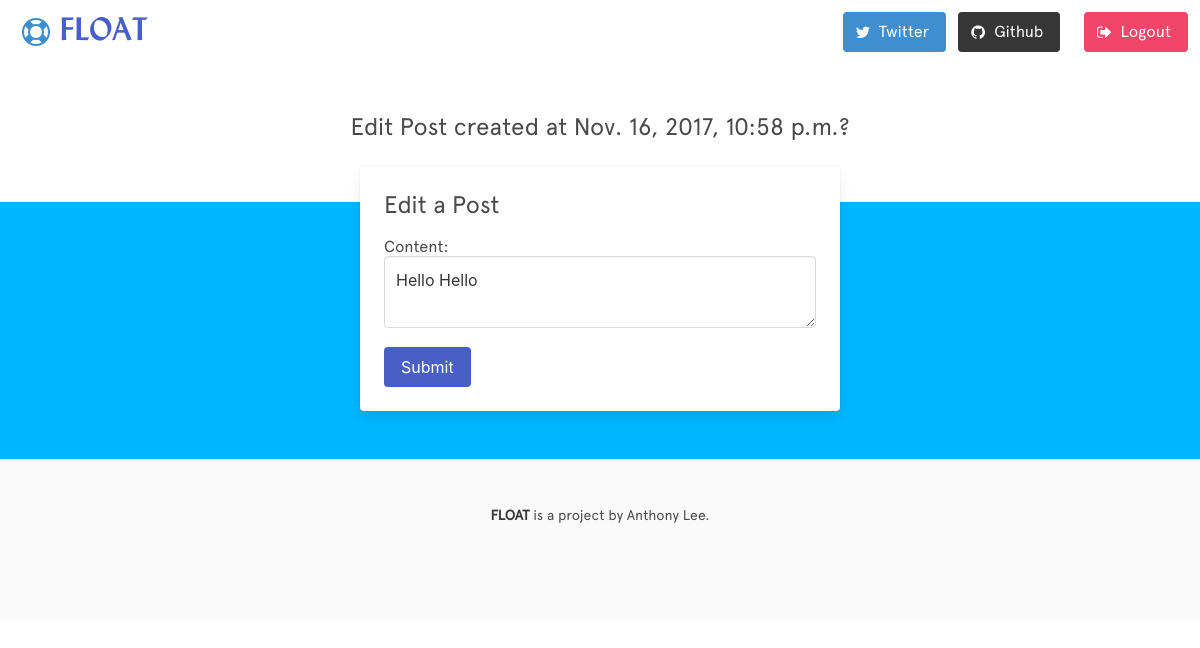
Page /posts/24/edit/ (signed in) on the earlier database version.
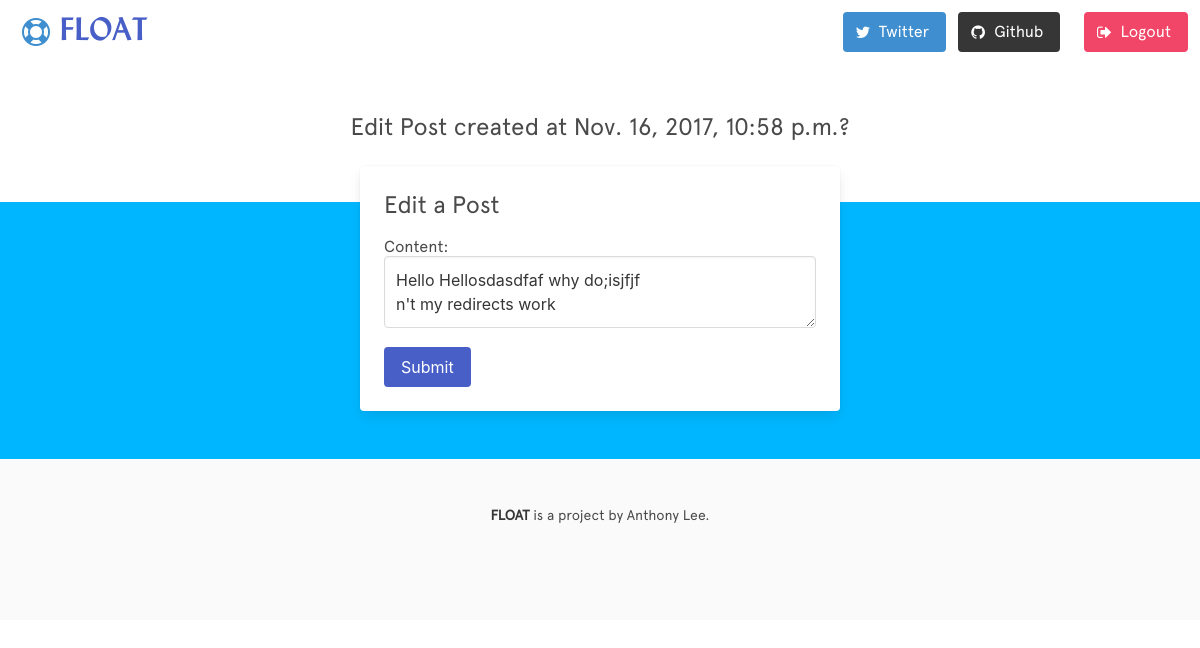
Same page on the later database version.
### posts/models.py (models this page shows)
class Post(models.Model):
    content = models.TextField(max_length=255)
    created_at = models.DateTimeField(auto_now_add=True)
    user = models.ForeignKey(User)

### posts/views.py (the view)
# urls.py: url(r'^posts/(?P<pk>\d+)/edit/$', views.PostUpdateView.as_view(),
class PostUpdateView(LoginRequiredMixin, UpdateView):
    form_class = PostForm
    model = Post
    template_name = "post_update.html"
    success_url="/"

### posts/forms.py
class PostForm(ModelForm):
    class Meta:
        model = Post
        fields = ('content',)
        widgets = {
            'content': Textarea(attrs={'class': 'textarea',
                                       'rows': 2,
                                       'cols': 0}),
        }

### posts/templates/post_update.html
{% extends 'base.html' %} {% block content %}
<section class="section floating-fill">
    <div class="container">
        <div class="level">
            <h1 class="is-size-4 level-item">Edit Post created at {{ post.created_at }}?</h1>
        </div>
        <div class="card django-card">
                <div class="card-content">
                    <div class="field">
                        <h1 class="is-size-4">Edit a Post</h1>
                        <br>
                        <div class="control">
                            <form role="form" action="" method="post">
                                {% csrf_token %} {{ form.as_p }}
                                <br>
                                <input class="button is-link" type="submit" value="Submit" />
                            </form>
                        </div>
                    </div>
                </div>
            </div>
    </div>
</section>
{% endblock content %}

Differences in the rows shown:
changed Post: content "Hello Hello" → "Hello Hellosdasdfaf why do;isjfjf n't my redirects work"
